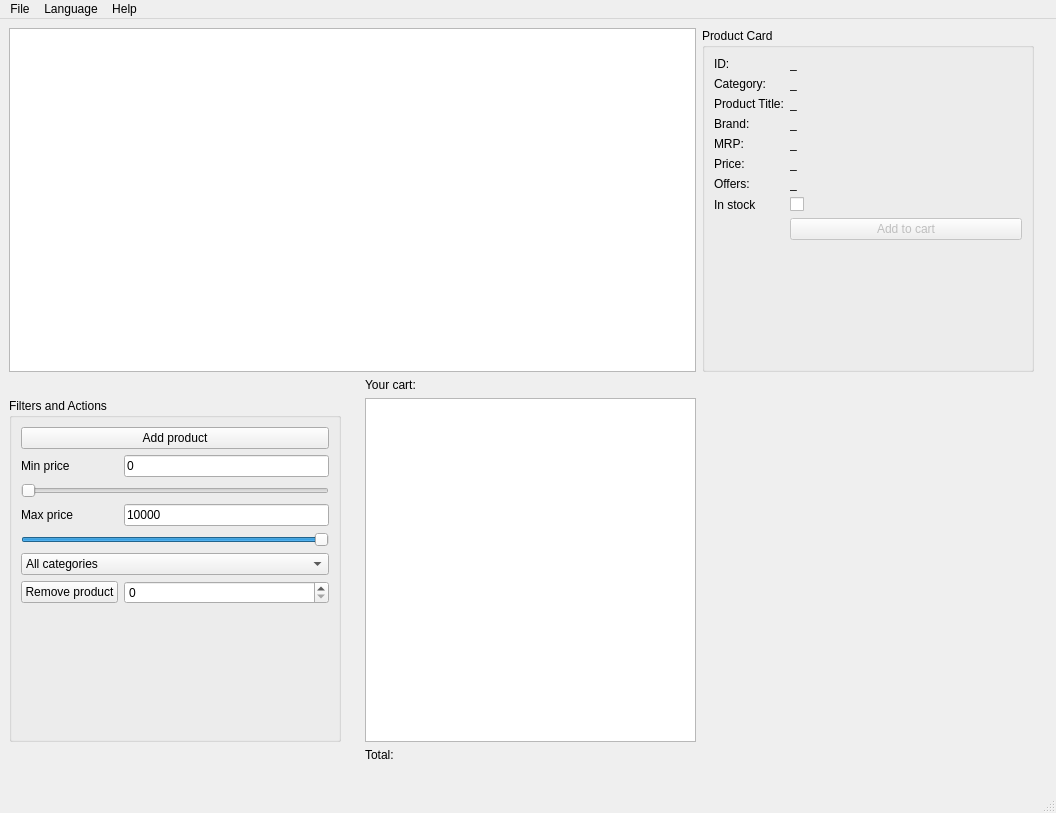
<?xml version="1.0" encoding="UTF-8"?>
<ui version="4.0">
 <class>MainWindow</class>
 <widget class="QMainWindow" name="MainWindow">
  <property name="geometry">
   <rect>
    <x>0</x>
    <y>0</y>
    <width>1056</width>
    <height>813</height>
   </rect>
  </property>
  <property name="windowTitle">
   <string>MainWindow</string>
  </property>
  <widget class="QWidget" name="centralwidget">
   <layout class="QGridLayout" name="gridLayout">
    <item row="4" column="0">
     <widget class="QGroupBox" name="groupBox_2">
      <property name="sizePolicy">
       <sizepolicy hsizetype="Expanding" vsizetype="Expanding">
        <horstretch>0</horstretch>
        <verstretch>0</verstretch>
       </sizepolicy>
      </property>
      <property name="title">
       <string>Filters and Actions</string>
      </property>
      <layout class="QFormLayout" name="formLayout_2">
       <item row="4" column="0">
        <widget class="QLabel" name="minPriceLabel">
         <property name="text">
          <string>Min price</string>
         </property>
        </widget>
       </item>
       <item row="4" column="1">
        <widget class="QLineEdit" name="minPriceLineEdit">
         <property name="sizePolicy">
          <sizepolicy hsizetype="Preferred" vsizetype="Fixed">
           <horstretch>0</horstretch>
           <verstretch>0</verstretch>
          </sizepolicy>
         </property>
         <property name="text">
          <string>0</string>
         </property>
        </widget>
       </item>
       <item row="5" column="0" colspan="2">
        <widget class="QSlider" name="minPriceSlider">
         <property name="sizePolicy">
          <sizepolicy hsizetype="Preferred" vsizetype="Fixed">
           <horstretch>0</horstretch>
           <verstretch>0</verstretch>
          </sizepolicy>
         </property>
         <property name="maximum">
          <number>10000</number>
         </property>
         <property name="orientation">
          <enum>Qt::Horizontal</enum>
         </property>
        </widget>
       </item>
       <item row="7" column="0">
        <widget class="QLabel" name="maxPriceLabel">
         <property name="text">
          <string>Max price</string>
         </property>
        </widget>
       </item>
       <item row="7" column="1">
        <widget class="QLineEdit" name="maxPriceLineEdit">
         <property name="sizePolicy">
          <sizepolicy hsizetype="Preferred" vsizetype="Fixed">
           <horstretch>0</horstretch>
           <verstretch>0</verstretch>
          </sizepolicy>
         </property>
         <property name="text">
          <string>10000</string>
         </property>
        </widget>
       </item>
       <item row="9" column="0" colspan="2">
        <widget class="QSlider" name="maxPriceSlider">
         <property name="sizePolicy">
          <sizepolicy hsizetype="Preferred" vsizetype="Fixed">
           <horstretch>0</horstretch>
           <verstretch>0</verstretch>
          </sizepolicy>
         </property>
         <property name="maximum">
          <number>10000</number>
         </property>
         <property name="value">
          <number>10000</number>
         </property>
         <property name="orientation">
          <enum>Qt::Horizontal</enum>
         </property>
        </widget>
       </item>
       <item row="10" column="0" colspan="2">
        <widget class="QComboBox" name="comboBoxCategory">
         <property name="currentText">
          <string>All categories</string>
         </property>
         <property name="placeholderText">
          <string/>
         </property>
         <item>
          <property name="text">
           <string>All categories</string>
          </property>
         </item>
         <item>
          <property name="text">
           <string>Bath &amp; Shower</string>
          </property>
         </item>
         <item>
          <property name="text">
           <string>Detergents &amp; Dishwash</string>
          </property>
         </item>
         <item>
          <property name="text">
           <string>Fragrance</string>
          </property>
         </item>
         <item>
          <property name="text">
           <string>Grocery &amp; Gourmet Foods</string>
          </property>
         </item>
         <item>
          <property name="text">
           <string>Hair Care</string>
          </property>
         </item>
         <item>
          <property name="text">
           <string>Skin Care</string>
          </property>
         </item>
        </widget>
       </item>
       <item row="1" column="0" colspan="2">
        <widget class="QPushButton" name="pushButtonAddRow">
         <property name="enabled">
          <bool>true</bool>
         </property>
         <property name="text">
          <string>Add product</string>
         </property>
         <property name="autoRepeat">
          <bool>false</bool>
         </property>
        </widget>
       </item>
       <item row="11" column="0">
        <widget class="QPushButton" name="pushButtonRemoveRow">
         <property name="text">
          <string>Remove product</string>
         </property>
        </widget>
       </item>
       <item row="11" column="1">
        <widget class="QSpinBox" name="spinBoxRemove"/>
       </item>
      </layout>
     </widget>
    </item>
    <item row="5" column="4">
     <widget class="QLabel" name="labelTotal">
      <property name="text">
       <string>Total:</string>
      </property>
     </widget>
    </item>
    <item row="2" column="5">
     <widget class="QGroupBox" name="groupBox">
      <property name="sizePolicy">
       <sizepolicy hsizetype="Expanding" vsizetype="Expanding">
        <horstretch>0</horstretch>
        <verstretch>0</verstretch>
       </sizepolicy>
      </property>
      <property name="maximumSize">
       <size>
        <width>16777215</width>
        <height>16777215</height>
       </size>
      </property>
      <property name="title">
       <string>Product Card</string>
      </property>
      <layout class="QFormLayout" name="formLayout">
       <item row="0" column="0">
        <widget class="QLabel" name="labelId">
         <property name="text">
          <string>ID:</string>
         </property>
        </widget>
       </item>
       <item row="0" column="1">
        <widget class="QLabel" name="labelIdData">
         <property name="text">
          <string>_</string>
         </property>
        </widget>
       </item>
       <item row="1" column="0">
        <widget class="QLabel" name="labelCategory">
         <property name="text">
          <string>Category:</string>
         </property>
        </widget>
       </item>
       <item row="2" column="0">
        <widget class="QLabel" name="labelTitle">
         <property name="text">
          <string>Product Title:</string>
         </property>
        </widget>
       </item>
       <item row="1" column="1">
        <widget class="QLabel" name="labelCategoryData">
         <property name="text">
          <string>_</string>
         </property>
        </widget>
       </item>
       <item row="3" column="0">
        <widget class="QLabel" name="labelBrand">
         <property name="text">
          <string>Brand:</string>
         </property>
        </widget>
       </item>
       <item row="3" column="1">
        <widget class="QLabel" name="labelBrandData">
         <property name="text">
          <string>_</string>
         </property>
        </widget>
       </item>
       <item row="4" column="0">
        <widget class="QLabel" name="labelMRP">
         <property name="text">
          <string>MRP:</string>
         </property>
        </widget>
       </item>
       <item row="4" column="1">
        <widget class="QLabel" name="labelMRPData">
         <property name="text">
          <string>_</string>
         </property>
        </widget>
       </item>
       <item row="5" column="0">
        <widget class="QLabel" name="labelPrice">
         <property name="text">
          <string>Price:</string>
         </property>
        </widget>
       </item>
       <item row="5" column="1">
        <widget class="QLabel" name="labelPriceData">
         <property name="text">
          <string>_</string>
         </property>
        </widget>
       </item>
       <item row="6" column="0">
        <widget class="QLabel" name="labelOffers">
         <property name="text">
          <string>Offers:</string>
         </property>
        </widget>
       </item>
       <item row="6" column="1">
        <widget class="QLabel" name="labelOffersData">
         <property name="text">
          <string>_</string>
         </property>
        </widget>
       </item>
       <item row="7" column="0">
        <widget class="QLabel" name="labelSA">
         <property name="text">
          <string>In stock</string>
         </property>
        </widget>
       </item>
       <item row="2" column="1">
        <widget class="QLabel" name="labelTitleData">
         <property name="sizePolicy">
          <sizepolicy hsizetype="Minimum" vsizetype="Maximum">
           <horstretch>0</horstretch>
           <verstretch>0</verstretch>
          </sizepolicy>
         </property>
         <property name="minimumSize">
          <size>
           <width>0</width>
           <height>0</height>
          </size>
         </property>
         <property name="maximumSize">
          <size>
           <width>16777215</width>
           <height>16777215</height>
          </size>
         </property>
         <property name="text">
          <string>_</string>
         </property>
         <property name="wordWrap">
          <bool>true</bool>
         </property>
        </widget>
       </item>
       <item row="7" column="1">
        <widget class="QCheckBox" name="checkBoxSA">
         <property name="text">
          <string/>
         </property>
        </widget>
       </item>
       <item row="8" column="1">
        <widget class="QPushButton" name="addToCart">
         <property name="enabled">
          <bool>false</bool>
         </property>
         <property name="text">
          <string>Add to cart</string>
         </property>
        </widget>
       </item>
      </layout>
     </widget>
    </item>
    <item row="3" column="4">
     <widget class="QLabel" name="label">
      <property name="text">
       <string>Your cart:</string>
      </property>
     </widget>
    </item>
    <item row="8" column="9">
     <widget class="QLabel" name="label_3">
      <property name="text">
       <string/>
      </property>
     </widget>
    </item>
    <item row="2" column="0" colspan="5">
     <widget class="QTableView" name="tableView">
      <property name="sizePolicy">
       <sizepolicy hsizetype="Expanding" vsizetype="Expanding">
        <horstretch>0</horstretch>
        <verstretch>0</verstretch>
       </sizepolicy>
      </property>
     </widget>
    </item>
    <item row="4" column="4">
     <widget class="QListView" name="listView"/>
    </item>
   </layout>
  </widget>
  <widget class="QMenuBar" name="menubar">
   <property name="geometry">
    <rect>
     <x>0</x>
     <y>0</y>
     <width>1056</width>
     <height>37</height>
    </rect>
   </property>
   <widget class="QMenu" name="menuFile">
    <property name="title">
     <string>File</string>
    </property>
    <addaction name="actionOpen"/>
    <addaction name="actionSave"/>
   </widget>
   <widget class="QMenu" name="menuHelp">
    <property name="title">
     <string>Help</string>
    </property>
    <addaction name="actionAbout"/>
   </widget>
   <widget class="QMenu" name="menuLanguage">
    <property name="title">
     <string>Language</string>
    </property>
    <addaction name="actionEnglish"/>
    <addaction name="actionRussian"/>
   </widget>
   <addaction name="menuFile"/>
   <addaction name="menuLanguage"/>
   <addaction name="menuHelp"/>
  </widget>
  <widget class="QStatusBar" name="statusbar"/>
  <action name="actionOpen">
   <property name="text">
    <string>Open</string>
   </property>
  </action>
  <action name="actionAbout">
   <property name="text">
    <string>About</string>
   </property>
  </action>
  <action name="actionEnglish">
   <property name="text">
    <string>English</string>
   </property>
  </action>
  <action name="actionRussian">
   <property name="text">
    <string>Russian</string>
   </property>
  </action>
  <action name="actionSave">
   <property name="enabled">
    <bool>false</bool>
   </property>
   <property name="text">
    <string>Save</string>
   </property>
  </action>
 </widget>
 <resources/>
 <connections/>
</ui>
